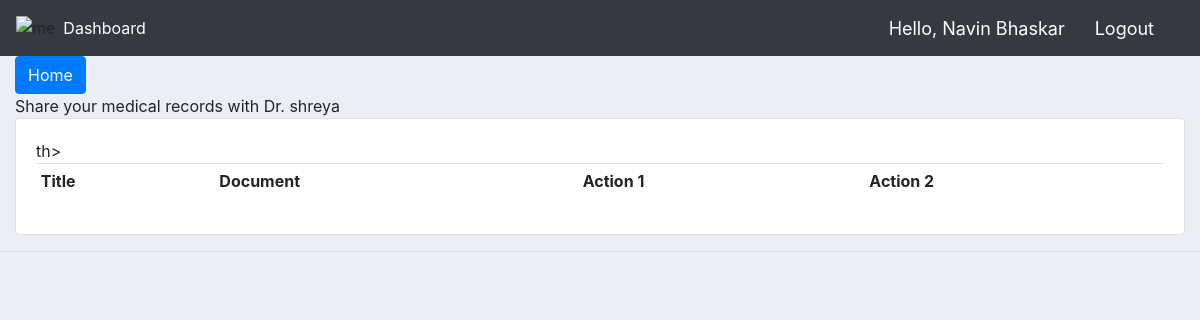
The page /show_record_list/1/ (signed in) on the database as committed earlier.
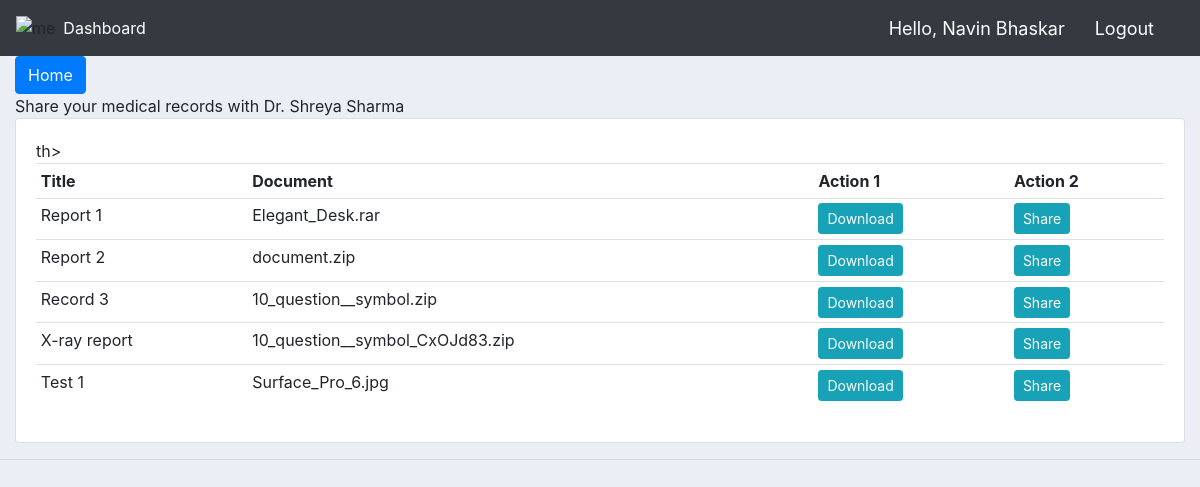
The same page on the database as committed later.
### customers/models.py (models this page shows, shortened)
class Doctor(models.Model):
    user = models.OneToOneField(User, null=True, blank=True, on_delete=models.CASCADE)
    specialization = models.CharField(max_length=200, null=True)
    name = models.CharField(max_length=200, null=True)
    phone = models.CharField(max_length=200, null=True)
    email = models.CharField(max_length=200, null=True)
    clinic = models.ForeignKey(Clinic, null=True, on_delete= models.SET_NULL)
    profile_pic = models.ImageField(default="profile1.png", null=True, blank=True)
    date_created = models.DateTimeField(auto_now_add=True, null=True)

class Medical_Records(models.Model):
    title = models.CharField(max_length=200, null=True)
    document = models.FileField(default="document.zip", null=True, blank=True)
    patient = models.ForeignKey(Patient, null=True, on_delete= models.SET_NULL)
    date_created = models.DateTimeField(auto_now_add=True, null=True)
    shared_with = models.ManyToManyField(Doctor,  blank=True)

### customers/decorators.py (the view)
		def wrapper_func(request, *args, **kwargs):
			group = None
			if request.user.groups.exists():
				group = request.user.groups.all()[0].name
			if group in allowed_roles:
				return view_func(request, *args, **kwargs)
			else:
				return HttpResponse('You are not authorized to view this page')

### customers/views.py (called while the page is built)
@login_required(login_url='login')
@allowed_users(allowed_roles=['patient'])
def show_record_list(request, doc_id):
    my_records = request.user.patient.medical_records_set.all()
    doc = Doctor.objects.get(id=doc_id)
    context = {'records': my_records, 'doc': doc, "greeting": request.user.patient.name }
    return render(request, 'customers/share_records.html', context)

### customers/templates/customers/share_records.html
{%  extends 'customers/main.html' %}
{% block content %}
<a class="btn btn-primary" href="{% url 'home' %}" role="button">Home</a>
<div class="text-nowrap" style="width: 8rem;">
  Share your medical records with Dr. {{doc.name}}
</div>
<div class="row">
	<div class="col-md">
		<div class="card card-body">
			<table class="table table-sm">
				<tr>
					<th>Title</th>
					<th>Document</th>
					<th>Action 1</th>th>
					<th>Action 2</th>
				</tr>
        {% for record in records %}
        <tr>
          <td>{{record.title}}</td>
          <td>{{record.document}}</td>
          <td><a href="{% url 'download' record.id %}" class="btn btn-sm btn-info">Download</a>
          <td><a class="btn btn-sm btn-info" href="{% url 'share_record' doc.id record.id %}">Share</a></td>
        </tr>
        {% endfor %}
			</table>
		</div>
	</div>
</div>
{% endblock content %}

Rows that differ between the two databases and show on the page:
changed Doctor: name "shreya" → "Shreya Sharma"
added Medical_Records: title "Report 1", document "Elegant_Desk.rar"
added Medical_Records: title "Report 2", document "document.zip"
added Medical_Records: title "Record 3", document "10_question__symbol.zip"
added Medical_Records: title "X-ray report", document "10_question__symbol_CxOJd83.zip"
added Medical_Records: title "Test 1", document "Surface_Pro_6.jpg"
